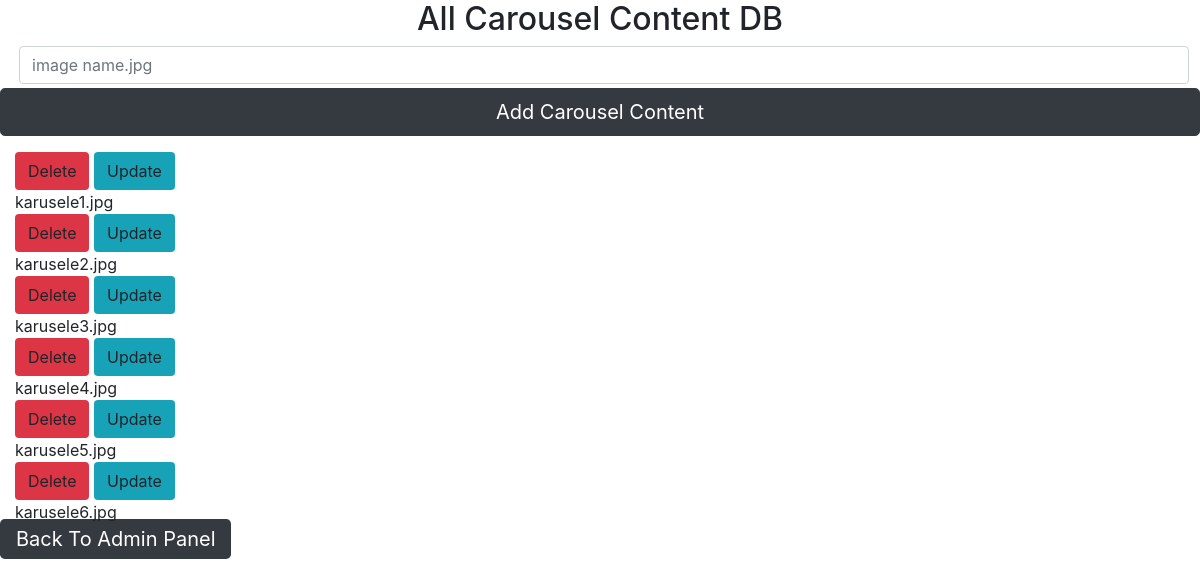
Page /admin_carousel_isvedimas.php on the committed database.
### tables this page shows
CREATE TABLE karusele(
    id INT(6)   AUTO_INCREMENT    PRIMARY KEY,
    imageName  VARCHAR(60)
);

### login.php (called while the page is built, shortened)
<?php
$prisijungimas = mysqli_connect(DB_HOST,MYSQL_USERNAME,MYSQL_PASSWORD,DB_NAME);
function getprisijungimas(){
    global $prisijungimas;
    return $prisijungimas;
}
?>

### db_functions.php (called while the page is built, shortened)
<?php
include('login.php');
function getKarusele($allKaruseleItems=99999){
    $manoSQL = "SELECT * FROM karusele LIMIT $allKaruseleItems";
    $rezultataiOBJ=mysqli_query(getprisijungimas(), $manoSQL);
    if (!$rezultataiOBJ) {
        echo "ERROR: pavyko ikelti karuseles" . mysqli_error(getprisijungimas());
        return $rezultataiOBJ;
    } else { echo "";
        return $rezultataiOBJ;
    }
    }
 ?>

### admin_carousel_isvedimas.php (the view, shortened to what this page needs)
<!DOCTYPE html>
<html>
    <head>
        <link rel="stylesheet" href="./libs/bootstrap/css/bootstrap.css">
        <link rel="stylesheet" href="css/main.css">
        <link rel="stylesheet" href="https://cdnjs.cloudflare.com/ajax/libs/font-awesome/4.7.0/css/font-awesome.min.css">
    <body>
        <h2 class="text-center">All Carousel Content DB</h2>
        <form class="form-group" action="admin_carousel_idejimas.php" method="post">
            <div class="col-sm-12 m-1">
                <input class="form-control" type="imageName" name="imageName" placeholder="image name.jpg"  />
            </div>
            <button type="submit" class="btn btn-dark btn-lg btn-block">Add Carousel Content</button>
        </form>
<?php
require_once('db_functions.php');
$allKarusele = getKarusele( 30 );
$oneKarusele = mysqli_fetch_assoc($allKarusele);
while ($oneKarusele==true) {
echo '<div class="col-sm-12">
    <a href="admin_carousel_istrinimas.php?id='.$oneKarusele['id'].'" class="btn bg-danger"> Delete</a>
    <a href="admin_carousel_update.php?id='.$oneKarusele['id'].'" class="btn bg-info"> Update</a>
    <p class="card-text"> '.$oneKarusele['imageName'].' </p>
  </div>';
$oneKarusele = mysqli_fetch_assoc($allKarusele );
}
 ?>
 <a href="admin_panel.php" class="btn-lg btn-dark"> Back To Admin Panel</a>

### css/main.css (style rules this page uses)
a { color: black; }

### rows in the picture
karusele: imageName "karusele1.jpg"
karusele: imageName "karusele2.jpg"
karusele: imageName "karusele3.jpg"
karusele: imageName "karusele4.jpg"
karusele: imageName "karusele5.jpg"
karusele: imageName "karusele6.jpg"
